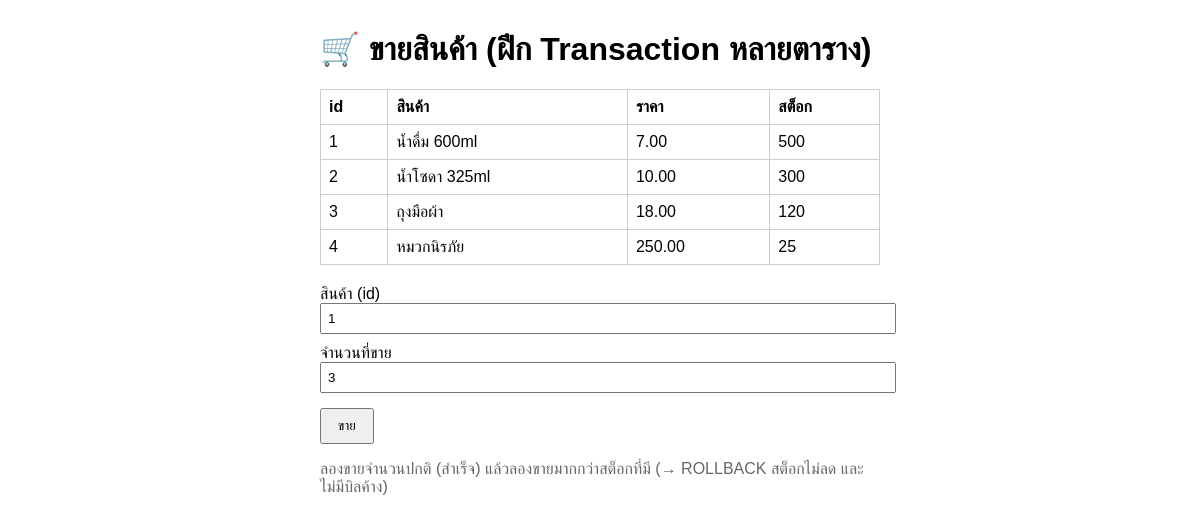
Screenshot of /transaction/sell.php with the database file from the repository.
### tables this page shows
CREATE TABLE products (
  id       INT AUTO_INCREMENT PRIMARY KEY,
  name     VARCHAR(100)  NOT NULL,
  category VARCHAR(50)   NOT NULL,
  price    DECIMAL(10,2) NOT NULL DEFAULT 0,
  stock    INT           NOT NULL DEFAULT 0
);

### transaction/sell.php (the view, shortened to what this page needs)
<?php
require '../db.php';
$products = mysqli_query($conn, "SELECT * FROM products ORDER BY id");
?>
<!DOCTYPE html>
<html lang="th">
<head>
</head>
<body>
    <h1>🛒 ขายสินค้า (ฝึก Transaction หลายตาราง)</h1>
    <table>
        <tr><th>id</th><th>สินค้า</th><th>ราคา</th><th>สต็อก</th></tr>
        <?php while ($p = mysqli_fetch_assoc($products)): ?>
        <tr>
            <td><?= $p['id'] ?></td>
            <td><?= $p['name'] ?></td>
            <td><?= number_format($p['price'], 2) ?></td>
            <td><?= $p['stock'] ?></td>
        </tr>
        <?php endwhile; ?>
    </table>
    <form method="POST">
        <label>สินค้า (id)</label>
        <input type="number" name="product_id" value="1" required>
        <label>จำนวนที่ขาย</label>
        <input type="number" name="qty" value="3" required>
        <button type="submit">ขาย</button>
    </form>
    <p style="color:#666">
        ลองขายจำนวนปกติ (สำเร็จ) แล้วลองขายมากกว่าสต็อกที่มี (→ ROLLBACK สต็อกไม่ลด และไม่มีบิลค้าง)
    </p>
</body>
</html>

### transaction/sell.php (style rules this page uses)
body { font-family: sans-serif; max-width: 560px; margin: 30px auto; }
table { border-collapse: collapse; width: 100%; margin-bottom: 20px; }
th, td { border: 1px solid #ccc; padding: 8px; text-align: left; }
label { display: block; margin-top: 10px; }
input { width: 100%; padding: 6px; }
button { margin-top: 15px; padding: 8px 16px; }

### rows the page displays
products: id "1", name "น้ำดื่ม 600ml", price "7.00", stock "500"
products: id "2", name "น้ำโซดา 325ml", price "10.00", stock "300"
products: id "3", name "ถุงมือผ้า", price "18.00", stock "120"
products: id "4", name "หมวกนิรภัย", price "250.00", stock "25"
